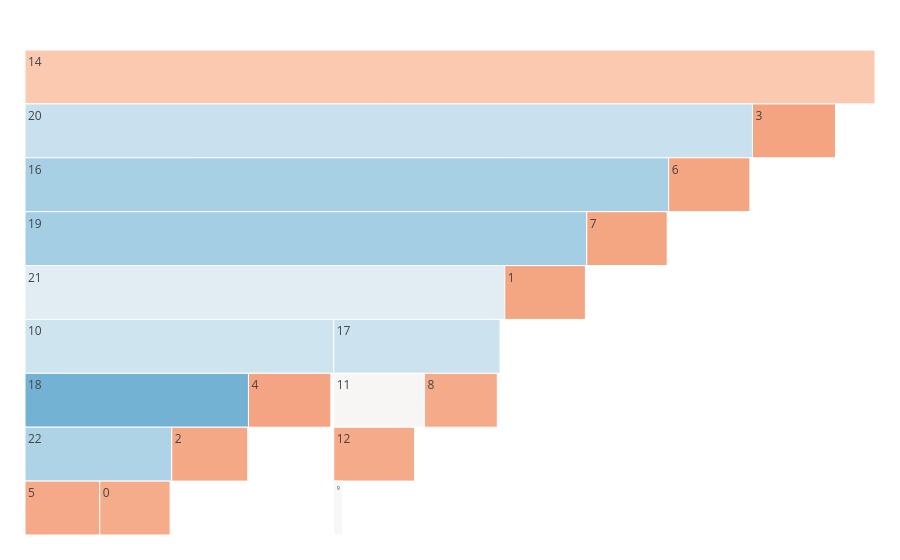

The notebook cell saved with this chart:
### Code cell
fig = make_icicle(path_templ(100))
fig.show()

### Figure 1 — Plotly figure (JSON) as saved in the notebook; plotly's stock layout.template omitted (floating-point values rounded to 4 significant figures)
{"data": [{"labels": ["0", "1", "2", "3", "4", "5", "6", "7", "8", "9", "10", "11", "12", "13", "14", "15", "16", "17", "18", "19", "20", "21", "22"], "marker": {"cmid": 6.609, "colors": [8.665, 8.801, 8.743, 8.83, 8.823, 8.725, 8.808, 8.799, 8.701, 6.616, 5.46, 6.658, 8.688, 1.099, 8.088, 1.386, 4.787, 5.425, 3.989, 4.71, 5.361, 5.958, 4.898], "colorscale": [[0, "rgb(5,48,97)"], [0.1, "rgb(33,102,172)"], [0.2, "rgb(67,147,195)"], [0.3, "rgb(146,197,222)"], [0.4, "rgb(209,229,240)"], [0.5, "rgb(247,247,247)"], [0.6, "rgb(253,219,199)"], [0.7, "rgb(244,165,130)"], [0.8, "rgb(214,96,77)"], [0.9, "rgb(178,24,43)"], [1, "rgb(103,0,31)"]]}, "parents": ["22", "19", "18", "14", "10", "22", "20", "16", "17", "12", "21", "17", "11", "11", "", "12", "20", "21", "10", "16", "14", "19", "18"], "root": {"color": "lightgrey"}, "tiling": {"orientation": "v"}, "type": "icicle", "values": [5796, 6640, 6264, 6837, 6786, 6155, 6690, 6625, 6006, 747, 235, 779, 5933, 3, 3254, 4, 120, 227, 54, 111, 213, 387, 134]}], "layout": {"margin": {"b": 25, "l": 25, "r": 25, "t": 50}}}
